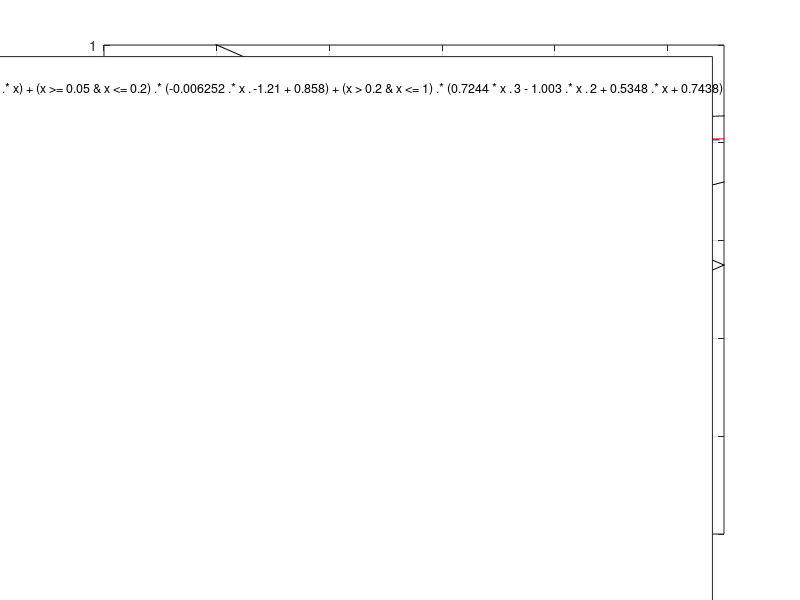

Write the MATLAB code that produced this figure.
function McCabe_Thiele_non_ideal_NTS
%This program plots the McCabe Thiele Diagram for a binary system
clc
clear
close

%Givens
xD=0.99;
xW=0.01;
xF=0.55;
alpha=1.5;
q=0.5;
effic=0.6;
n=1.25; % R/Rmin
options=optimset('display','off');

% 45 line
plot([0 1],[0 1],'-k','linewidth',0.2)
hold on
grid on
set(gca,'Xlim',[0 1])
set(gca,'Ylim',[0 1])
xlabel('x'),ylabel('y')

% Equilibrium curve
y_eq_1=@(x) alpha.*x./(1-(1-alpha).*x);
y_eq_2=@(x) (x>=0&x<0.05).*(2817.*x.^3-489.5.*x.^2+29.91.*x)+...
    (x>=0.05&x<=0.2).*(-0.006252.*x.^-1.21+0.858)+...
    (x>0.2&x<=1).*(0.7244*x.^3-1.003.*x.^2+0.5348.*x+0.7438);

y_eq=y_eq_2;

fplot(y_eq,[0 1],'-k','linewidth',0.2)

% q-line
q_slope=q/(q-1);
q_intercept=-xF/(q-1);
q_eq=@(x) q_slope*x+q_intercept;

if q>1
    fplot(q_eq,[xF 1],'k')
elseif q==1
    plot([xF xF],[xF 1],'k')
elseif q<1&&q>0
    fplot(q_eq,[0 xF],'k')
elseif q==0
    plot([xF 0],[xF xF],'k')
else
    fplot(q_eq,[0 xF],'k')
end

% Rmin assuming ideal/near ideal equilibrium relation
if q==1
    x_pinch=xF;
else
    x_pinch=fsolve(@(x) q_eq(x)-y_eq(x),xF,options);
end
y_pinch=y_eq(x_pinch);

Rminslope=(xD-y_pinch)/(xD-x_pinch);
Rminintercept=xD-Rminslope*xD;
Rmin_old=xD/Rminintercept-1;
R=Rmin_old;

% Intersection between top section line and ideal/near ideal equilibrium curve

topsection=@(x) R/(1+R)*x+xD/(1+R);
if q==1
    x_intersect=xF;
else
    x_intersect=fsolve(@(x) topsection(x)-q_eq(x),xF,options);
end
y_intersect=topsection(x_intersect);

% Rmin check
x_test=x_pinch:0.01:xD;
k=1;

for R=20:-0.01:0
    topsection=@(x) R/(1+R)*x+xD/(1+R);
    E=y_eq(x_test);
    T=topsection(x_test);
    F=find(T>=E);
    m(k)=length(F);
    Reflux(k)=R;
    k=k+1;
end
pinchandmore=(find(m>0));
Rminloc=min(pinchandmore);
Rmin_new=Reflux(Rminloc);

Rmin=max([Rmin_new,Rmin_old]);
R=n.*Rmin;

% Actual intersection between q-line and top section line

topsection=@(x) R./(1+R).*x+xD./(1+R);
if q==1
    x_intersect=xF;
else
    x_intersect=fsolve(@(x) topsection(x)-q_eq(x),xF,options);
end
y_intersect=topsection(x_intersect);

plot([xD x_intersect],[xD y_intersect],'-k')
plot([xW x_intersect],[xW y_intersect],'k')

% Top section
x_eq=@(y) y/(alpha+(1-alpha)*y);

x_top_1=xD;
y_top_1=xD;
i=0;

while x_top_1>x_intersect
    
    y_top_2=y_top_1;
    x_top_2=fsolve(@(x) (y_eq(x)-y_top_1),x_top_1,options);
    x_top_3=x_top_2;
    y_top_3=topsection(x_top_3);

    plot([x_top_1 x_top_2],[y_top_1 y_top_2],'r')
    plot([x_top_2 x_top_3],[y_top_2 y_top_3],'r')
    
    x_top_plot=x_top_1;
  
    x_top_1=x_top_3;
    y_top_1=y_top_3;
    i=i+1;
    
end

NTS_top=i-1+(x_intersect-x_top_plot)/(x_top_3-x_top_plot);

%Bottom section

bottomslope=(xW-y_intersect)/(xW-x_intersect);
bottomintercept=xW-bottomslope*xW;

x_bottom=@(y) (y-bottomintercept)/bottomslope;

x_bottom_1=xW;
y_bottom_1=xW;
j=0;
while y_bottom_1<y_intersect
    x_bottom_2=x_bottom_1;
    y_bottom_2=y_eq(x_bottom_2);
    y_bottom_3=y_bottom_2;
    x_bottom_3=x_bottom(y_bottom_3);

    plot([x_bottom_1 x_bottom_2],[y_bottom_1 y_bottom_2],'b')
    plot([x_bottom_2 x_bottom_3],[y_bottom_2 y_bottom_3],'b')
    
    y_bottom_plot=y_bottom_1;
    x_bottom_1=x_bottom_3;
    y_bottom_1=y_bottom_3;
    j=j+1;
end
NTS_bottom=j-1+(y_intersect-y_bottom_plot)/(y_bottom_2-y_bottom_plot);

NAS_top=ceil(NTS_top/effic);
NAS_bottom=ceil(NTS_bottom/effic);

fprintf('\nNumber of theoretical stages in top section are %4.2f,\nNumber of actual stages in top section are %2.0f\n',NTS_top,NAS_top)
fprintf('\nNumber of theoretical stages in bottom section are %4.2f,\nNumber of actual stages in bottom section are %2.0f\n',NTS_bottom,NAS_bottom)
end
